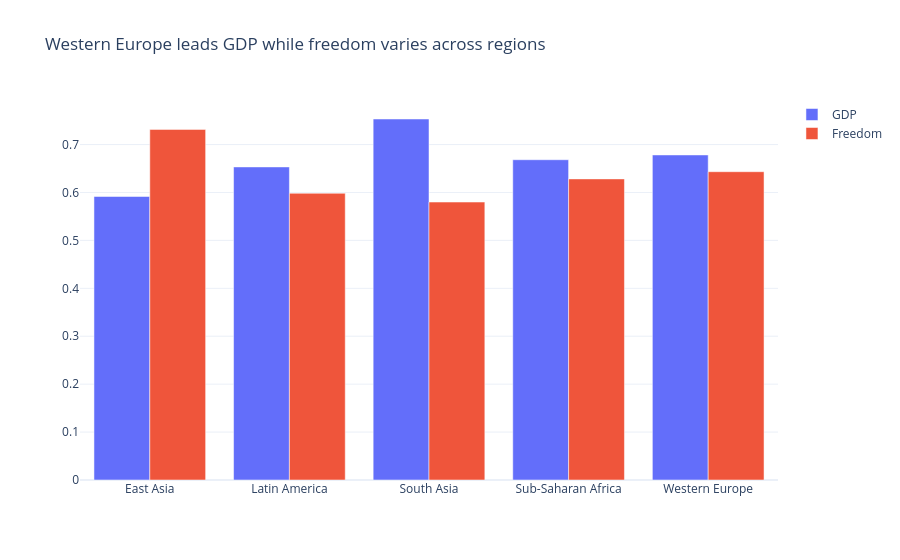

Notebook cell for this chart:
### Code cell
sub=df.groupby('Region')[['GDP','Freedom']].mean().reset_index()
fig=go.Figure()
fig.add_bar(name='GDP',x=sub['Region'],y=sub['GDP'])
fig.add_bar(name='Freedom',x=sub['Region'],y=sub['Freedom'])
fig.update_layout(barmode='group',template='plotly_white',
title='Western Europe leads GDP while freedom varies across regions')
fig.show()
fig.show(renderer="png")

### Figure 1 — Plotly figure (JSON) as saved in the notebook; plotly's stock layout.template omitted (floating-point values rounded to 4 significant figures)
{"data": [{"name": "GDP", "type": "bar", "x": ["East Asia", "Latin America", "South Asia", "Sub-Saharan Africa", "Western Europe"], "y": [0.5917, 0.6533, 0.7533, 0.6683, 0.6783]}, {"name": "Freedom", "type": "bar", "x": ["East Asia", "Latin America", "South Asia", "Sub-Saharan Africa", "Western Europe"], "y": [0.7317, 0.5983, 0.58, 0.6283, 0.6433]}], "layout": {"barmode": "group", "title": {"text": "Western Europe leads GDP while freedom varies across regions"}}}
